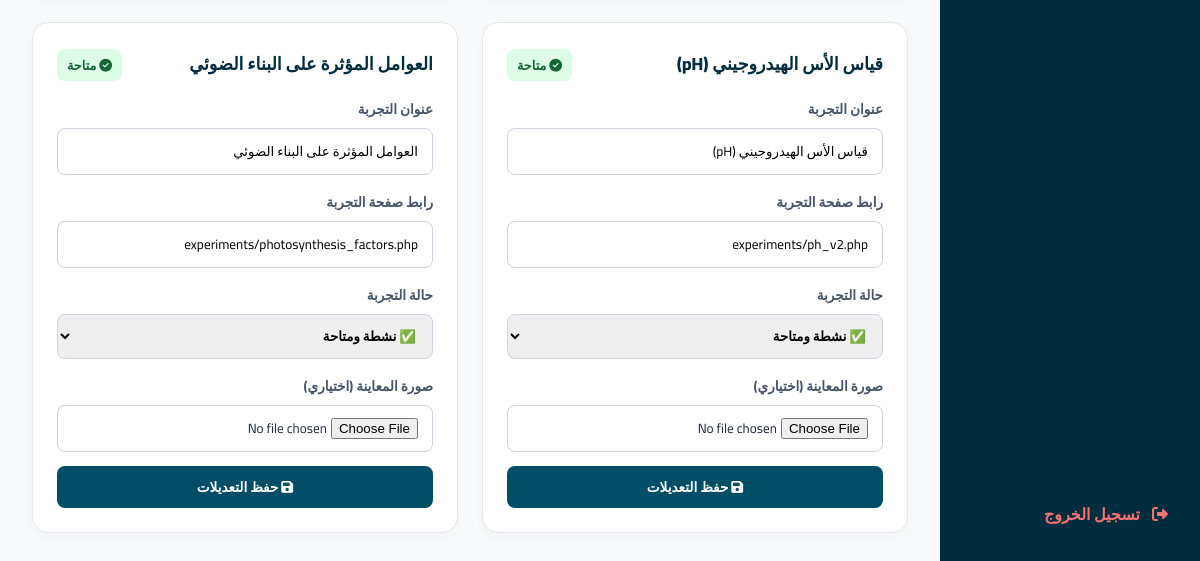
Before: /admin/experiments.php (signed in, lower part) with the older database file.
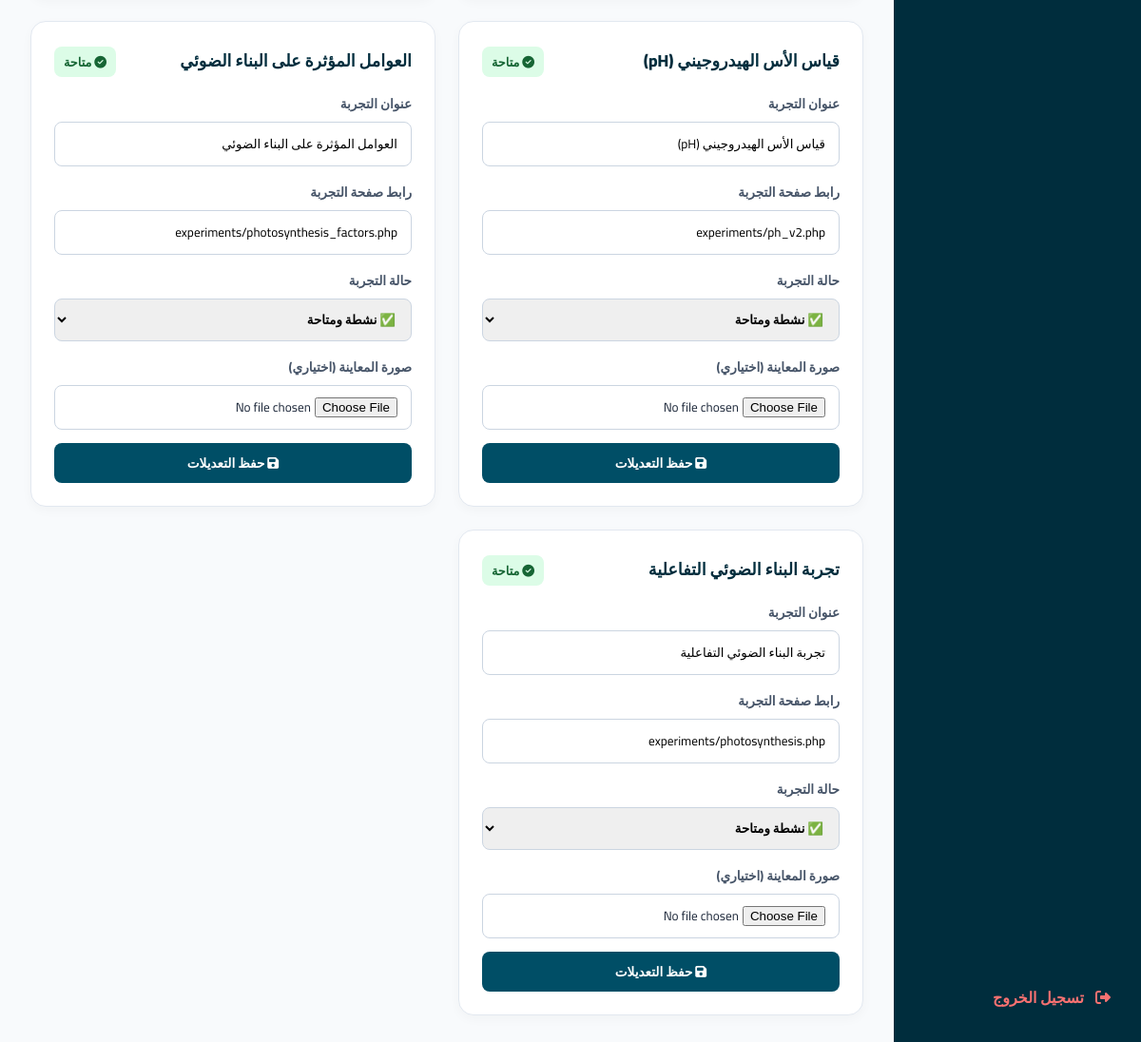
After: the same page with the newer database file.
### tables this page shows
CREATE TABLE IF NOT EXISTS `experiments` (
  `id` int(11) NOT NULL AUTO_INCREMENT,
  `code_name` varchar(50) NOT NULL,
  `title` varchar(100) NOT NULL,
  `page_url` varchar(100) NOT NULL,
  `image_url` varchar(255) DEFAULT NULL,
  `is_active` tinyint(4) DEFAULT 1 COMMENT '1=نشطة, 0=معطلة, 2=قيد التنفيذ/قريباً',
  `created_at` timestamp NOT NULL DEFAULT current_timestamp(),
  PRIMARY KEY (`id`),
  UNIQUE KEY `code_name` (`code_name`)
);

### functions.php (called while the page is built, shortened)
<?php
require_once __DIR__ . '/config.php';
function getAllExperiments($active_only = false) {
    global $conn;
    $query = "SELECT * FROM experiments";
    $query .= " ORDER BY id ASC";
    $result = mysqli_query($conn, $query);
    return $result ? $result->fetch_all(MYSQLI_ASSOC) : [];
}

### admin/experiments.php (the view, shortened to what this page needs)
<?php
$experiments = getAllExperiments();
?>
<!DOCTYPE html>
<html lang="ar" dir="rtl">
<head>
    <link rel="stylesheet" href="https://cdnjs.cloudflare.com/ajax/libs/font-awesome/6.4.0/css/all.min.css">
</head>
<body>
    <div class="sidebar">
        <a href="auth.php?logout=1" class="nav-item" style="margin-top: auto; color: #f87171;"><i class="fas fa-sign-out-alt"></i> تسجيل الخروج</a>
    </div>
    <div class="main-content">
        <div class="grid">
            <?php foreach ($experiments as $exp): ?>
                <div class="card">
                    <div class="card-header">
                        <div class="card-title"><?=htmlspecialchars($exp['title'])?></div>
                        <div>
                            <?php if ($exp['is_active'] == 1): ?>
                                <span style="background:#dcfce7; color:#166534; padding:4px 10px; border-radius:8px; font-weight:700; font-size:0.8rem;"><i class="fas fa-check-circle"></i> متاحة</span>
                            <?php elseif ($exp['is_active'] == 2): ?>
                                <span style="background:#fef3c7; color:#92400e; padding:4px 10px; border-radius:8px; font-weight:700; font-size:0.8rem;"><i class="fas fa-hourglass-half"></i> قيد التنفيذ</span>
                            <?php else: ?>
                                <span style="background:#f1f5f9; color:#64748b; padding:4px 10px; border-radius:8px; font-weight:700; font-size:0.8rem;"><i class="fas fa-ban"></i> معطلة</span>
                            <?php endif; ?>
                        </div>
                    </div>
                    <form method="POST" enctype="multipart/form-data">
                        <div class="form-group">
                            <label>عنوان التجربة</label>
                            <input type="text" name="title" value="<?=htmlspecialchars($exp['title'])?>" required>
                        </div>
                        <div class="form-group">
                            <label>رابط صفحة التجربة</label>
                            <input type="text" name="page_url" value="<?=htmlspecialchars($exp['page_url'])?>">
                        </div>
                        <div class="form-group">
                            <label>حالة التجربة</label>
                            <select name="is_active" style="width: 100%; padding: 8px 12px; border: 1px solid #cbd5e1; border-radius: 8px; outline: none; font-family: 'Cairo'; font-weight: 700;">
                                <option value="1" <?=$exp['is_active'] == 1 ? 'selected' : ''?>>✅ نشطة ومتاحة</option>
                            </select>
                        </div>
                        <div class="form-group">
                            <label>صورة المعاينة (اختياري)</label>
                            <input type="file" name="exp_image" accept="image/*">
                        </div>
                        <button type="submit" name="update_exp" class="btn" style="width:100%;"><i class="fas fa-save"></i> حفظ التعديلات</button>
                    </form>
                </div>
            <?php endforeach; ?>
        </div>
    </div>
</body>
</html>

Changed rows visible on the page:
added experiments: title "تجربة البناء الضوئي التفاعلية", shows "متاحة", page_url "experiments/photosynthesis.php", is_active "✅ نشطة ومتاحة"
